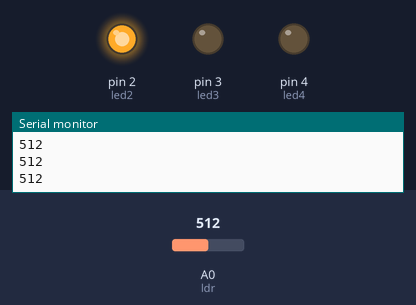
The sketch below on a simulated Arduino Uno, built with avr-gcc and run on an emulated ATmega328P. Parts: output pins drawn as LEDs (lit = HIGH), the last lines printed to the serial monitor. The inputs (shaded band) are chosen by the test bench; at power-on: A0 (ldr) = 512. Pins used as bus, display or sensor lines are not drawn.

Above: at 1.3 s.
1.4 s: A0 (ldr) set to 560
At 2.4 s:
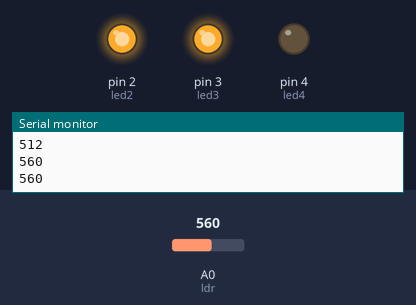
3.0 s: A0 (ldr) set to 891
4.5 s: A0 (ldr) set to 909
At 5.7 s:
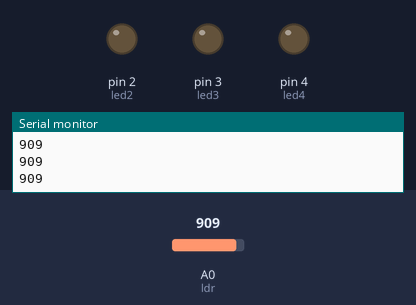
6.0 s: A0 (ldr) set to 890
At 7.1 s:
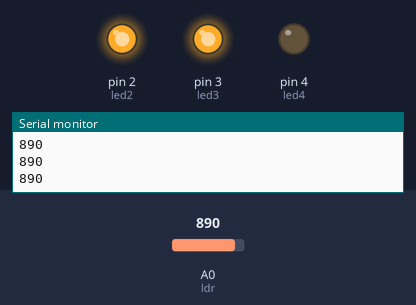
7.5 s: A0 (ldr) set to 900
At 8.3 s:
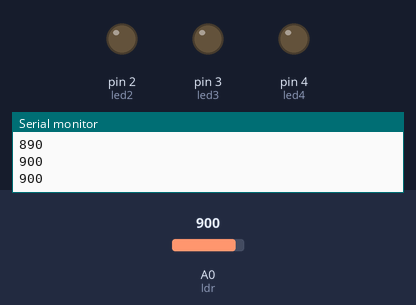
Timing chart, 0 to 10.0 s (numbered marks = the images above; inputs shaded):
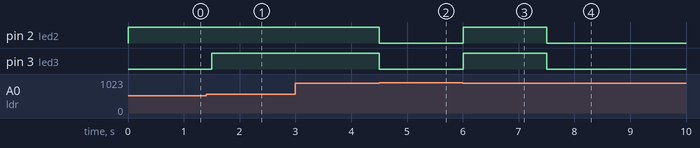

The sketch:

LDR.ino
```cpp
const int ldr = 0;
const int led1 = 1;
const int led2 = 2;
const int led3 = 3;
const int led4 = 4;
int luminosidad=0;

void setup() {
 pinMode(led1,OUTPUT);
 pinMode(led2,OUTPUT);
 pinMode(led3,OUTPUT);
 pinMode(led4,OUTPUT);
 //luminosidad = analogRead(ldr);
 Serial.begin(9600);

}

void loop() {
  luminosidad = analogRead(ldr);
  Serial.println(luminosidad);
  if (luminosidad<300)
  {
    digitalWrite(led1,HIGH);
  }
  else if ((luminosidad>300) && (luminosidad<550))
  {
    digitalWrite(led1,HIGH);
    digitalWrite(led2,HIGH);
  }
  else if ((luminosidad>550) && (luminosidad<900))
  {
    digitalWrite(led1,HIGH);
    digitalWrite(led2,HIGH);
    digitalWrite(led3,HIGH);
  }
  else if ((luminosidad>550) && (luminosidad<900))
  {
    digitalWrite(led1,HIGH);
    digitalWrite(led2,HIGH);
    digitalWrite(led3,HIGH);
    digitalWrite(led4,HIGH);
  }
  else
  {
    digitalWrite(led1,LOW);
    digitalWrite(led2,LOW);
    digitalWrite(led3,LOW);
    digitalWrite(led4,LOW);
  }
  delay(500);


}
```

Measured:
- the behaviour switches between 899 and 900 on A0 (ldr) (found by bisection; images 1 and 2)
- after the input at 1.4 s, pin 3 (led3): LOW → HIGH after 0.10 s
- after the input at 4.5 s, pin 2 (led2), pin 3 (led3): HIGH → LOW at once
- after the input at 6.0 s, pin 2 (led2), pin 3 (led3): LOW → HIGH at once
- after the input at 7.5 s, pin 2 (led2), pin 3 (led3): HIGH → LOW at once
